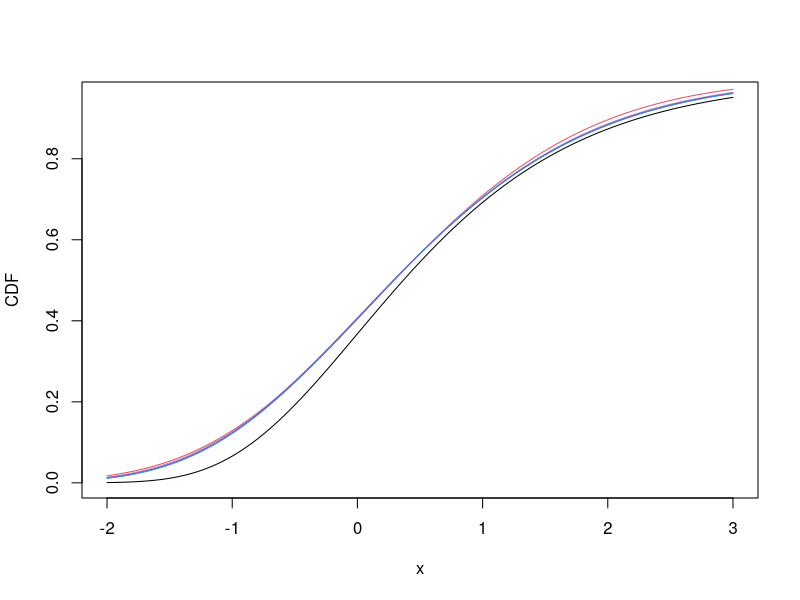
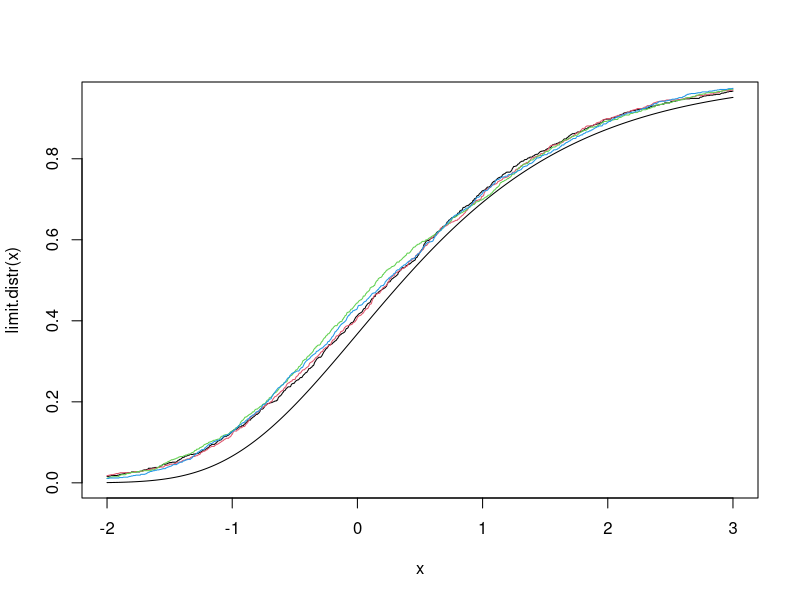

Generate these figures, in order, with R:
library(foreach)


#-------------------------------------------------------------------------
#
# Exact plots to verify limit distribution of max of independent gaussians
#
#-------------------------------------------------------------------------


# normalizing constants

a <- function(n) sqrt(2*log(n)) - (0.5*log(log(n)) + log(2*sqrt(pi))) / sqrt(2*log(n))

b <- function(n) 1 / sqrt(2*log(n))
  

# exact & limit CDFs

exact.distr <- function(x,n) pnorm(a(n) + b(n)*x) ** n 

limit.distr <- function(x) exp(-exp(-x))


# grid 

x <- seq(from = -2, to = 3, length.out = 1000)

n.seq <- seq(from = 10, to = 100, by = 30)


# CDF plots

plot(x, limit.distr(x), type = "l", ylab = "CDF")

for (n in n.seq) lines(x, sapply(x, function(j) exact.distr(j,n)), col = n, type = "l")



#-------------------------------------------------------------------------
#
# Simulations to verify limit distribution of max of independent gaussians
#
#-------------------------------------------------------------------------


# empirical CDFs

CDFs <- list()

for (e in 1:length(n.seq)) {
  
  n <- n.seq[e]
  
  max.sim <- foreach(i=1:1000, .combine = c) %do% (max(rnorm(n)) - a(n)) / b(n)
  
  CDFs[[e]] <- ecdf(max.sim)
  
}



# plot limit distribution and ecdfs

plot(x, limit.distr(x), type = "l")

for (e in 1:length(n.seq)) lines(x, CDFs[[e]](x), col = e)
